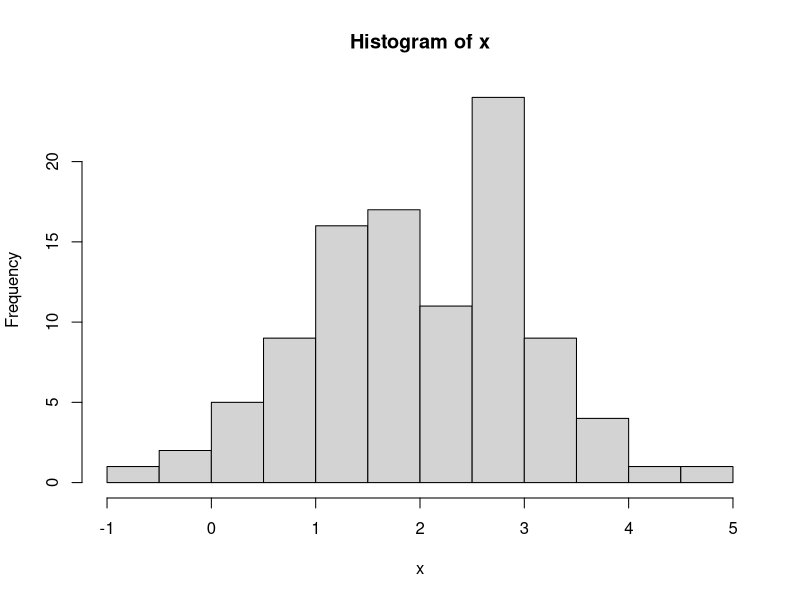
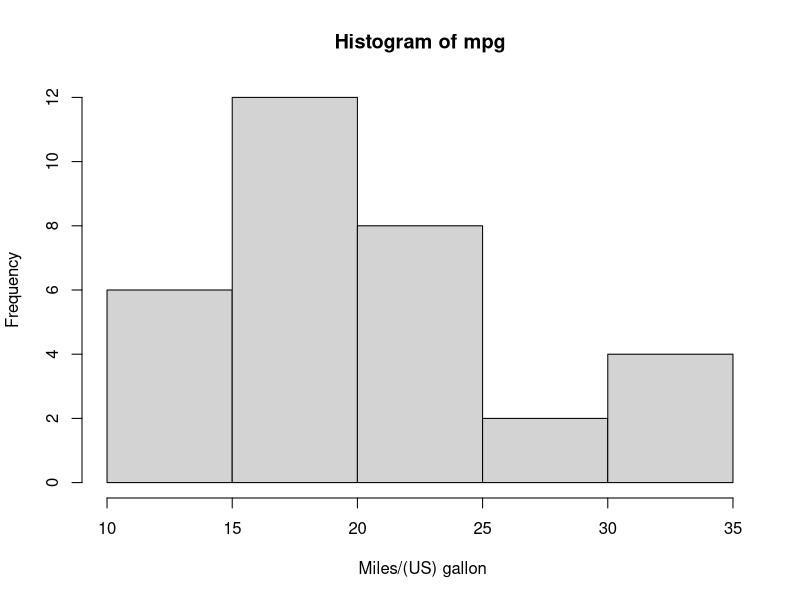
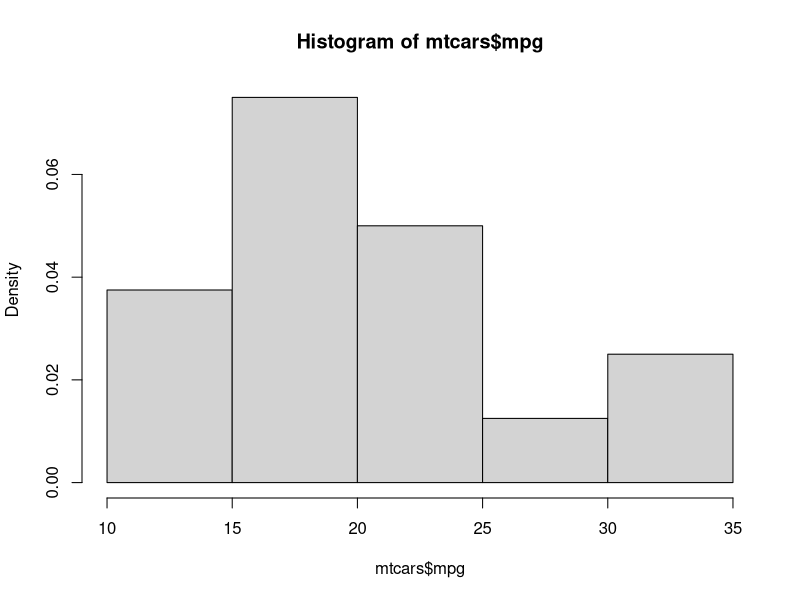
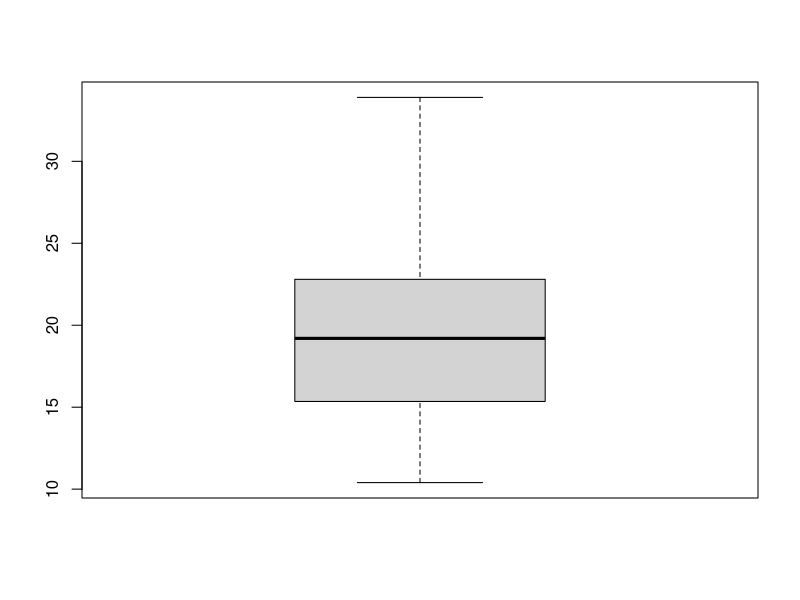
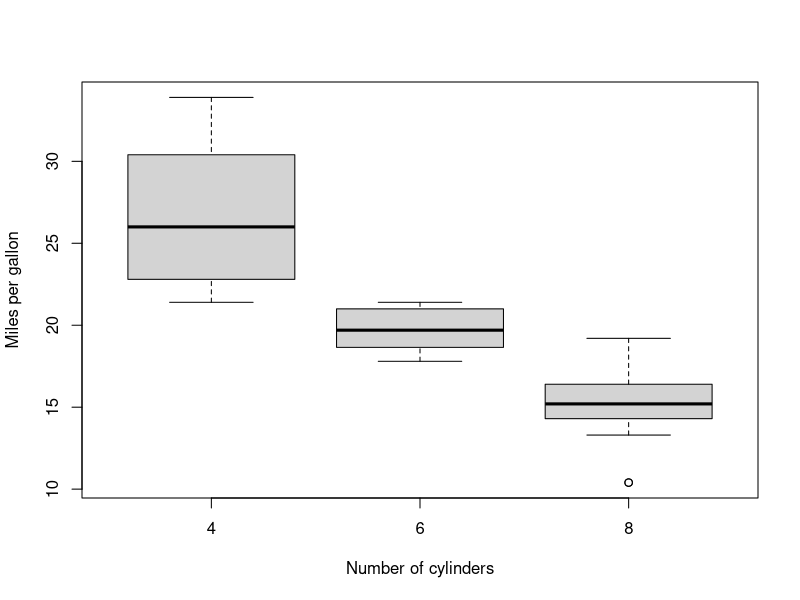
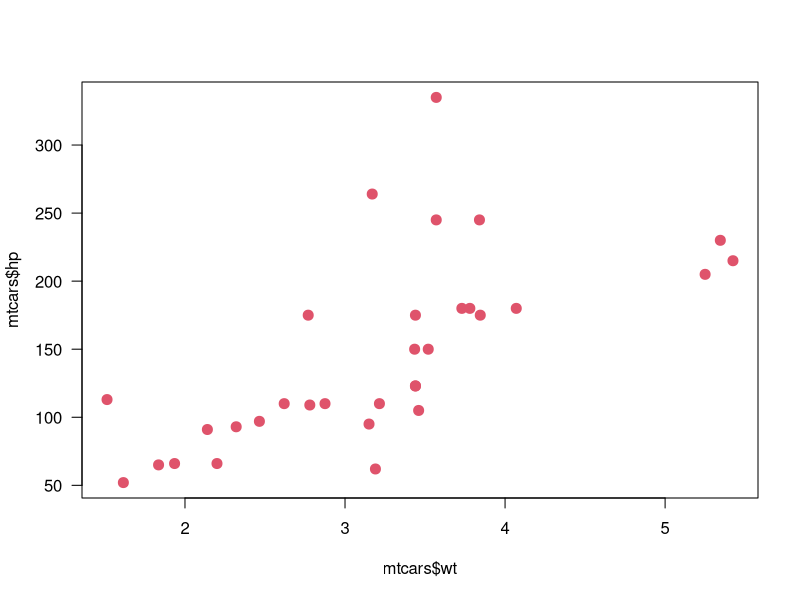
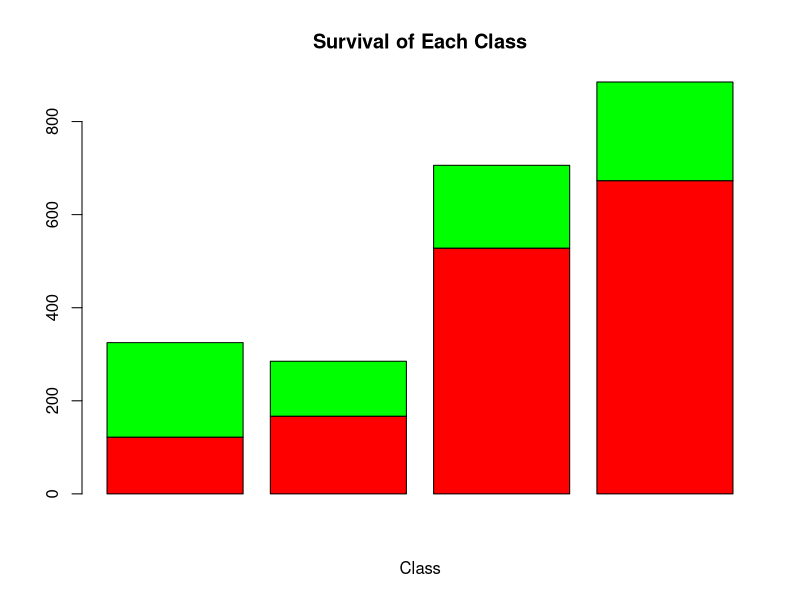
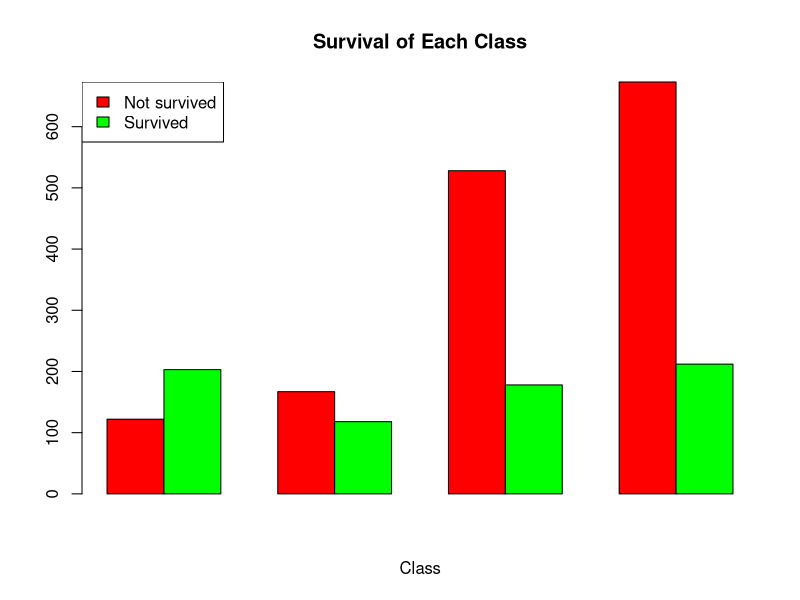

The R script that drew these images, in order:
## ---- chunk 1
knitr::opts_chunk$set(comment = ">",
                      cache = TRUE,
                      cache.path = "./cache/")
options(htmltools.dir.version = FALSE,
        dplyr.width = 60,
        dplyr.print_min = 5,
        dplyr.print_max = 5)
## ---- chunk 2
# addition
1 + 1

# subtraction
4 - 2

# multiplication
2 * 3

# division
5 / 3
## ---- chunk 3
# power
4 ^ 2

# Reminder of the division
# of 5 by 3
5 %% 3

# Integer part of the
# division of 5 by 3
5 %/% 3  
## ---- chunk 4
# numeric
1.2

# character
"Hello"

# integer
10L
## ---- chunk 5
# logical
TRUE #or just T
FALSE #or just F
## ---- chunk 6
x <- 2.14
x

y = T
y

z <- "1"
z
## ---- chunk 7
x * 100
x + y
## ---- chunk 8
x <- c(10, 20, 30, 40)
x
x[1]
## ---- chunk 9
x <- c(10, "A")
x
## ---- chunk 10
m <- matrix(1:6, nrow = 2, ncol = 3)
m
m[1,1]
m[2,]
m[,3]
## ---- chunk 11
x <- list(1:5, "Z", TRUE, c("a", "b"))
x
x[[2]]
## ---- chunk 12
x <- data.frame(var1 = 1:3, var2 = c("A", "B", "C"))
x
x$var1
x[,2]
## ---- chunk 13
x <- 1:10
x
length(x)
## ---- chunk 14
# Create a sequence
seq(from = 0, to = 10, by = 2)

# no need to write all arguments' names
seq(0, 10, 2)

# Repeat a pattern
rep(c("M", "F"), 5)

# Sort
sort(c(1, 35, 29, -19))
## ---- chunk 15
2 <= 3
2 == as.numeric("2")

x <- 1:5
x > 3
sum(x > 3)
## ---- chunk 16
x <- 1:5
y <- 7:3

comp <- rep(NA, 5)
comp
for(i in 1:5){
  comp[i] <- x[i] > y[i] # Element-wise comparison
}
comp

ifelse(x > y, 1, 0) # Vectorized version
## ---- chunk 17
x <- rnorm(100, mean = 2, sd = 1)
x[1:5]

hist(x)
## ---- chunk 18
gender <- rep(c("F", "M"), times = 3:2)
gender
gender <- as.factor(gender)
gender
## ---- chunk 19
age <- rnorm(100, 25, 2)
age_cat <- cut(age, breaks = c(0, 10, 25, 99))
age_cat[1:5]
## ---- chunk 20
x <- sample.int(5, 30, replace = T)
x[1:5]
mean(x)
median(x)
quantile(x, probs = c(.25, .5, .75))
## ---- chunk 21
table(x)
prop.table(table(x))
## ---- chunk 22
freq <- table(x)
freq[freq == max(freq)]
## ---- chunk 23
z <- rnorm(100, mean = 10, sd = 2)
var(x)
sd(x)
range(x) # returns min/max values
max(x) - min(x)
IQR(x)
quantile(x, .75) - quantile(x, .25)
## ---- chunk 24
centered_moment <- function(x, r = 2) {
  n <- length(x)
  m <- mean(x)
  return(sum((x - m)^r/n))
}

m2 <- centered_moment(z, 2)
m3 <- centered_moment(z, 3)
m4 <- centered_moment(z, 4)

# Skewness
m3/(m2^1.5)

# Kurtosis
m4/(m2^2)
## ---- chunk 25
head(mtcars)
freq <- table(mtcars$gear)
prop.table(freq)
## ---- chunk 26
freq <- table(mtcars$vs, mtcars$am)
freq
## ---- chunk 27
freq <- xtabs(~ vs + am, data = mtcars)
freq
## ---- chunk 28
hist(mtcars$mpg, main = "Histogram of mpg",
     xlab = " Miles/(US) gallon")
## ---- chunk 29
hist(mtcars$mpg, freq = FALSE)
## ---- chunk 30
boxplot(mtcars$mpg)
## ---- chunk 31
boxplot(mpg ~ cyl, data = mtcars,
        ylab = "Miles per gallon",
        xlab = "Number of cylinders")
## ---- chunk 32
plot(x = mtcars$wt, y = mtcars$hp,
     pch = 20, col = 2, las = 1, cex=2)
## ---- chunk 33
dt <- rbind(c(122, 167, 528, 673),
            c(203, 118, 178, 212))

barplot(dt, main = "Survival of Each Class",
        xlab = "Class", col = c("red","green"))
## ---- chunk 34
barplot(dt, main = "Survival of Each Class",
        xlab = "Class", col = c("red","green"),
        beside = TRUE)
legend("topleft", c("Not survived","Survived"),
       fill = c("red","green"))
